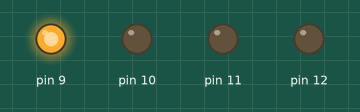
Simulated run of this sketch. Board: Arduino Uno, built with avr-gcc and run on an emulated ATmega328P. On the bench: output pins drawn as LEDs (lit = HIGH).

Above: at 0.2 s.
At 1.2 s:
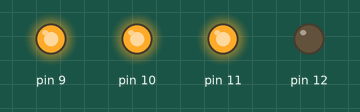
At 1.7 s:
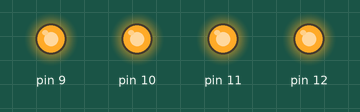
At 2.2 s:
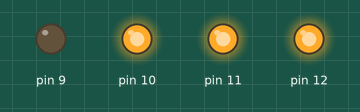
At 3.2 s:
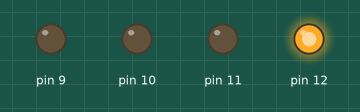
At 4.7 s:
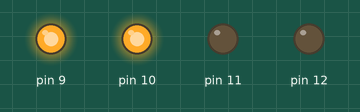
Timing chart, 0 to 5.2 s (numbered marks = the images above):
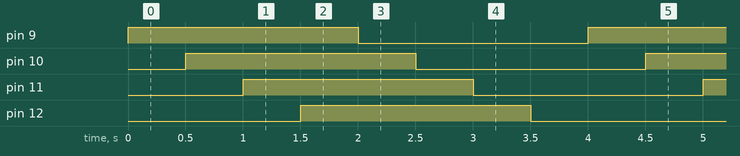

The sketch:

4_LEDs.ino
```cpp
void setup() {
  pinMode(9, OUTPUT);
  pinMode(10, OUTPUT);
  pinMode(11, OUTPUT);
  pinMode(12, OUTPUT);
}

void loop() {
  digitalWrite(9, HIGH);
  delay(500);
  digitalWrite(10, HIGH);
  delay(500);
  digitalWrite(11, HIGH);
  delay(500);
  digitalWrite(12, HIGH);
  delay(500);
  digitalWrite(9, LOW);
  delay(500);
  digitalWrite(10, LOW);
  delay(500);
  digitalWrite(11, LOW);
  delay(500);
  digitalWrite(12, LOW);
  delay(500);
}
```

Measured:
- by itself, pin 9–12: alternates HIGH for 2.0 s and LOW for 2.0 s
- by itself, everything shown: repeats every 4.0 s, in 8 steps
